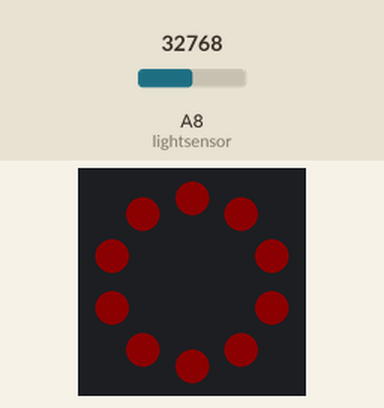
This program was run on a simulated Circuit Playground running CircuitPython. Shown: the board's ring of 10 RGB LEDs (number 0 left of the top, counting anticlockwise). Inputs (shaded band) come from the test bench; at power-on: A8 (lightsensor) = 32768 (analog values on the 0–65535 scale). Dim RGB values are drawn brighter than linear; files the program writes start out absent; what the program prints to the serial console is not drawn. At 5.5 s the program ends and the board releases its pins; the recording ends there.

Above: at 0.1 s.
At 2.1 s:
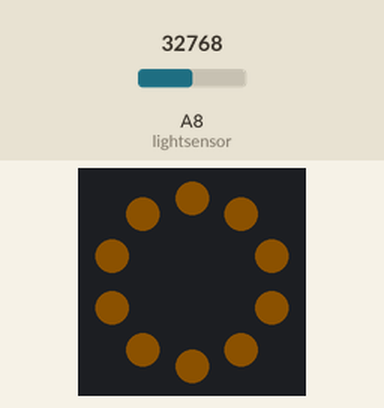
At 4.1 s:
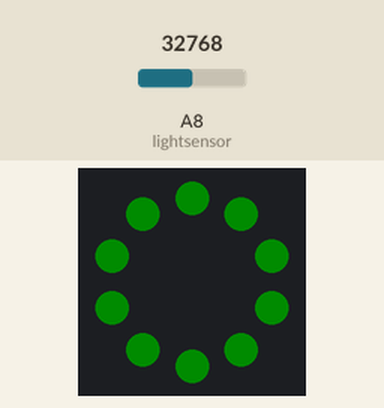

Measured:
- what the display in image 1 shows lasts 2.0 s, from 2.0 s to 4.0 s
- what the display in image 2 shows lasts 0.5 s, from 4.0 s to 4.5 s

The program:

lightsensor_csv_10sec.py
```python
# Save 10 seconds of the light sensor - with traffic light indicator

import board, analogio, time, neopixel

lightsensor = analogio.AnalogIn(board.A8)
neo = neopixel.NeoPixel(board.NEOPIXEL, 10, brightness=0.05, auto_write=False)
data_light = []

RED    = (255,   0, 0)
YELLOW = (255, 150, 0)
GREEN  = (  0, 255, 0)
BLACK  = (  0,   0, 0)

neo.fill(RED)
neo.show()
time.sleep(2)
neo.fill(YELLOW)
neo.show()
time.sleep(2)
neo.fill(GREEN)
neo.show()
time.sleep(0.5)
neo.fill(BLACK)
neo.show()

start = time.monotonic()

while start + 1 > time.monotonic():
    light_int16 = lightsensor.value
    print("(",light_int16,")")
    data_light.append(light_int16)
    time.sleep(0.01)

print("I collected a lot of data.")
print(len(data_light))
print(data_light)

with open("/tmp.txt", "a") as fp:
    fp.write("Hello world")
```
